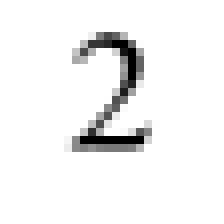
#> input picture 84-任彪-北京/08/dataset/my_own_2.png, 28 x 28 px (shown 8 times larger)
$ python NeuralNetWork_run_detail.py
#> lines starting #> are read from the running program, lines starting #| are printed output that depends on the picture
import numpy
import matplotlib.pyplot as plt
import scipy.special

[1]
#open函数里的路径根据数据存储的路径来设定
data_file = open("dataset/mnist_test.csv")
#> (reads 112-李鼎辉-上海/第八周作业/cv_NeuralNetWork/dataset/mnist_test.csv from the repository)
data_list = data_file.readlines()
data_file.close()
print(len(data_list))
print(data_list[0])

#把数据依靠','区分，并分别读入
all_values = data_list[0].split(',')
#第一个值对应的是图片的表示的数字，所以我们读取图片数据时要去掉第一个数值
image_array = numpy.asfarray(all_values[1:]).reshape((28, 28))

#最外层有10个输出节点
onodes = 10
targets = numpy.zeros(onodes) + 0.01
targets[int(all_values[0])] = 0.99
print(targets)  #targets第8个元素的值是0.99，这表示图片对应的数字是7(数组是从编号0开始的).

[2]
'''
根据上述做法，我们就能把输入图片给对应的正确数字建立联系，这种联系就可以用于输入到网络中，进行训练。
由于一张图片总共有28*28 = 784个数值，因此我们需要让网络的输入层具备784个输入节点。
这里需要注意的是，中间层的节点我们选择了100个神经元，这个选择是经验值。
中间层的节点数没有专门的办法去规定，其数量会根据不同的问题而变化。
确定中间层神经元节点数最好的办法是实验，不停的选取各种数量，看看那种数量能使得网络的表现最好。
'''
#初始化网络
input_nodes = 784
hidden_nodes = 100
output_nodes = 10
learning_rate = 0.3


class NeuralNetWork:
    def __init__(self, inputnodes, hiddennodes, outputnodes, learningrate):
        # 初始化网络，设置输入层，中间层，和输出层节点数
        self.inodes = inputnodes
        self.hnodes = hiddennodes
        self.onodes = outputnodes

        # 设置学习率
        self.lr = learningrate
        '''
        初始化权重矩阵，我们有两个权重矩阵，一个是wih表示输入层和中间层节点间链路权重形成的矩阵
        一个是who,表示中间层和输出层间链路权重形成的矩阵
        '''
        self.wih = numpy.random.rand(self.hnodes, self.inodes) - 0.5
        self.who = numpy.random.rand(self.onodes, self.hnodes) - 0.5

        '''
        scipy.special.expit对应的是sigmod函数.
        lambda是Python关键字，类似C语言中的宏定义，当我们调用self.activation_function(x)时，编译器会把其转换为spicy.special_expit(x)。
        '''
        self.activation_function = lambda x: scipy.special.expit(x)
        pass

    def train(self, inputs_list, targets_list):
        # 根据输入的训练数据更新节点链路权重
        inputs = numpy.array(inputs_list, ndmin=2).T
        targets = numpy.array(targets_list, ndmin=2).T
        # 计算信号经过输入层后产生的信号量
        hidden_inputs = numpy.dot(self.wih, inputs)
        # 中间层神经元对输入的信号做激活函数后得到输出信号
        hidden_outputs = self.activation_function(hidden_inputs)
        # 输出层接收来自中间层的信号量
        final_inputs = numpy.dot(self.who, hidden_outputs)
        # 输出层对信号量进行激活函数后得到最终输出信号
        final_outputs = self.activation_function(final_inputs)

        # 计算误差
        output_errors = targets - final_outputs
        hidden_errors = numpy.dot(self.who.T, output_errors * final_outputs * (1 - final_outputs))
        oj = numpy.transpose(hidden_outputs)

        # 根据误差计算链路权重的更新量，然后把更新加到原来链路权重上
        self.who += self.lr * numpy.dot((output_errors * final_outputs * (1 - final_outputs)),
                                        numpy.transpose(hidden_outputs))
        self.wih += self.lr * numpy.dot((hidden_errors * hidden_outputs * (1 - hidden_outputs)),
                                        numpy.transpose(inputs))

        pass

    def query(self, inputs):
        # 根据输入数据计算并输出答案
        # 计算中间层从输入层接收到的信号量
        hidden_inputs = numpy.dot(self.wih, inputs)
        # 计算中间层经过激活函数后形成的输出信号量
        hidden_outputs = self.activation_function(hidden_inputs)
        # 计算最外层接收到的信号量
        final_inputs = numpy.dot(self.who, hidden_outputs)
        # 计算最外层神经元经过激活函数后输出的信号量
        final_outputs = self.activation_function(final_inputs)
        print("最后的预测值",final_outputs)
        return final_outputs


n = NeuralNetWork(input_nodes, hidden_nodes, output_nodes, learning_rate)
#读入训练数据
#open函数里的路径根据数据存储的路径来设定
training_data_file = open("dataset/mnist_train.csv")
#> (reads 112-李鼎辉-上海/第八周作业/cv_NeuralNetWork/dataset/mnist_train.csv from the repository)
trainning_data_list = training_data_file.readlines()
training_data_file.close()
#把数据依靠','区分，并分别读入
for record in trainning_data_list:
    all_values = record.split(',')
    inputs = (numpy.asfarray(all_values[1:]))/255.0 * 0.99 + 0.01
    #设置图片与数值的对应关系
    targets = numpy.zeros(output_nodes) + 0.01
    targets[int(all_values[0])] = 0.99
    n.train(inputs, targets)

[3]
'''
最后我们把所有测试图片都输入网络，看看它检测的效果如何
'''
test_data_file = open("dataset/mnist_test.csv")
test_data_list = test_data_file.readlines()
scores = []
for record in test_data_list:
    all_values = record.split(',')
    correct_number = int(all_values[0])
    print("该图片对应的数字为:",correct_number)
    #预处理数字图片
    inputs = (numpy.asfarray(all_values[1:])) / 255.0 * 0.99 + 0.01
    #让网络判断图片对应的数字,推理
    outputs = n.query(inputs)
    #找到数值最大的神经元对应的 编号
    label = numpy.argmax(outputs)
    print("output reslut is : ", label)
    #print("网络认为图片的数字是：", label)
    if label == correct_number:
        scores.append(1)
    else:
        scores.append(0)
print(scores)

#计算图片判断的成功率
scores_array = numpy.asarray(scores)
print("perfermance = ", scores_array.sum() / scores_array.size)

[4]
'''
在原来网络训练的基础上再加上一层外循环
但是对于普通电脑而言执行的时间会很长。
epochs 的数值越大，网络被训练的就越精准，但如果超过一个阈值，网络就会引发一个过拟合的问题.
'''
#加入epocs,设定网络的训练循环次数
epochs = 10

for e in range(epochs):
    #把数据依靠','区分，并分别读入
    for record in trainning_data_list:
        all_values = record.split(',')
        inputs = (numpy.asfarray(all_values[1:]))/255.0 * 0.99 + 0.01
        #设置图片与数值的对应关系
        targets = numpy.zeros(output_nodes) + 0.01
        targets[int(all_values[0])] = 0.99
        n.train(inputs, targets)

import cv2

img = cv2.imread("dataset/my_own_2.png")
#> img is the input picture: shape (28, 28, 3); min 0, max 255, mean 241.6
img_1 = cv2.resize(cv2.cvtColor(img,cv2.COLOR_BGR2GRAY), (28,28), interpolation=cv2.INTER_CUBIC)
height, width, _ = img.shape
#> height = 28; width = 28
pixels = []
for y in range(height):
    for x in range(width):
        # 获取像素值
        pixel = img_1[y, x]
        # 将像素值添加到集合中
        pixels.append(pixel)
#> after the loop, pixels = 784 values, max 255 at index 0, min 0 at index 154, mean 241.6
queryData = numpy.ravel(pixels)
#> queryData has the same summary as pixels
final_outputs = n.query(queryData)
#> in query (call 11), `hidden_inputs = numpy.dot(self.wih, inputs)`: hidden_inputs = 100 values, max 5615 at index 96, min -6382 at index 70, mean -404.6
#> in query (call 11), `hidden_inputs = numpy.dot(self.wih, inputs)`:
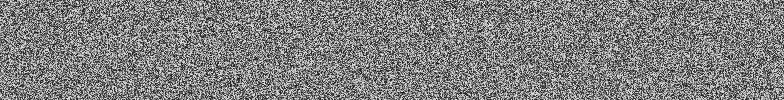
#> self.wih: shape (100, 784) float64; min -0.624, max 0.613, mean -0.00193; drawn with min black and max white
#> in query (call 11), `hidden_outputs = self.activation_function(hidden_inputs)`: hidden_outputs = 100 values, max 1 at index 1, min 0 at index 0, mean 0.47
#> in query (call 11), `final_inputs = numpy.dot(self.who, hidden_outputs)`: final_inputs = [-0.521, -7.79, -4.02, -5.85, 0.379, -3.76, -2.35, -4.61, -4.67, -4.13]
#> in query (call 11), `final_outputs = self.activation_function(final_inputs)`: final_outputs = [0.373, 0.000413, 0.0177, 0.00286, 0.594, 0.0227, 0.0869, 0.00986, 0.00929, 0.0159]
#| 最后的预测值 [3.72592687e-01 4.12512725e-04 1.77102461e-02 2.86172813e-03
#|  5.93547704e-01 2.27030093e-02 8.69443934e-02 9.86487731e-03
#|  9.29298159e-03 1.58975512e-02]
